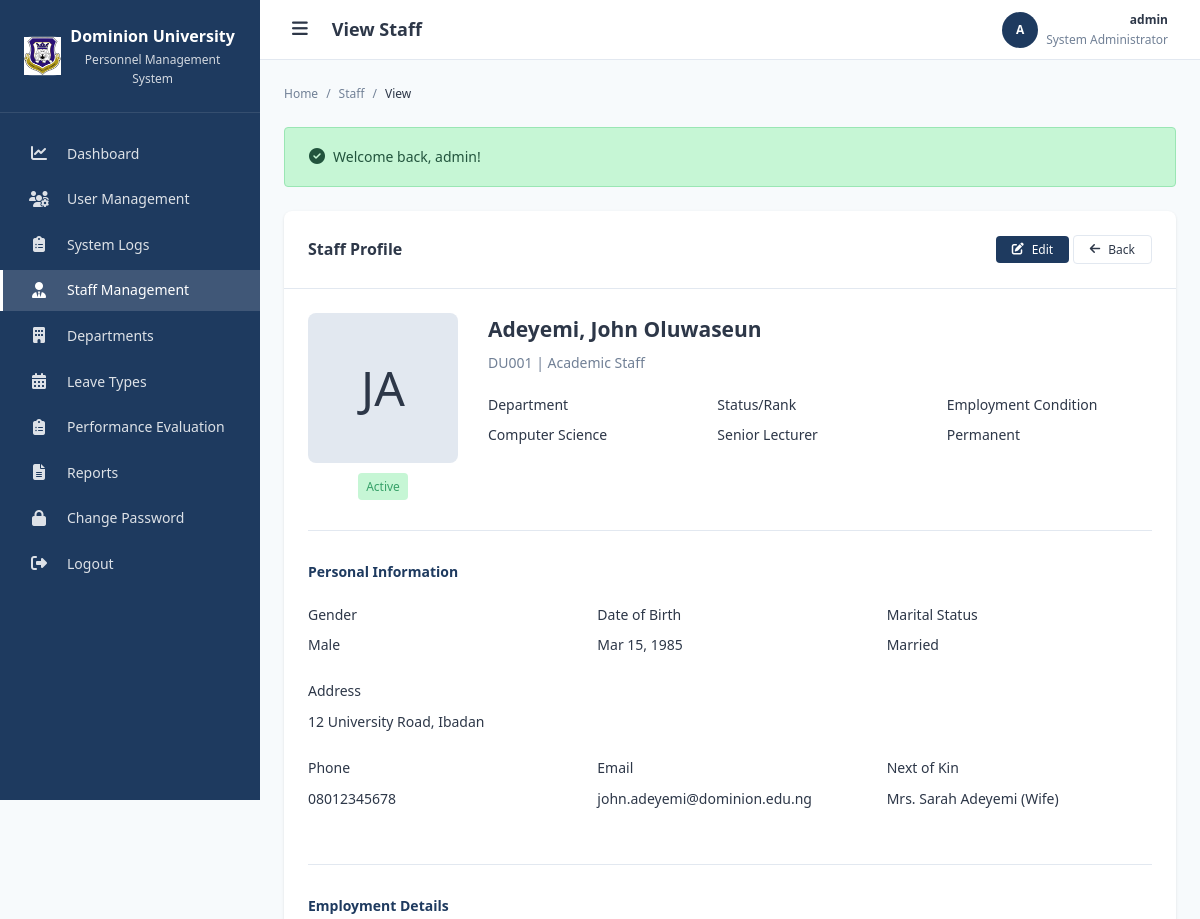
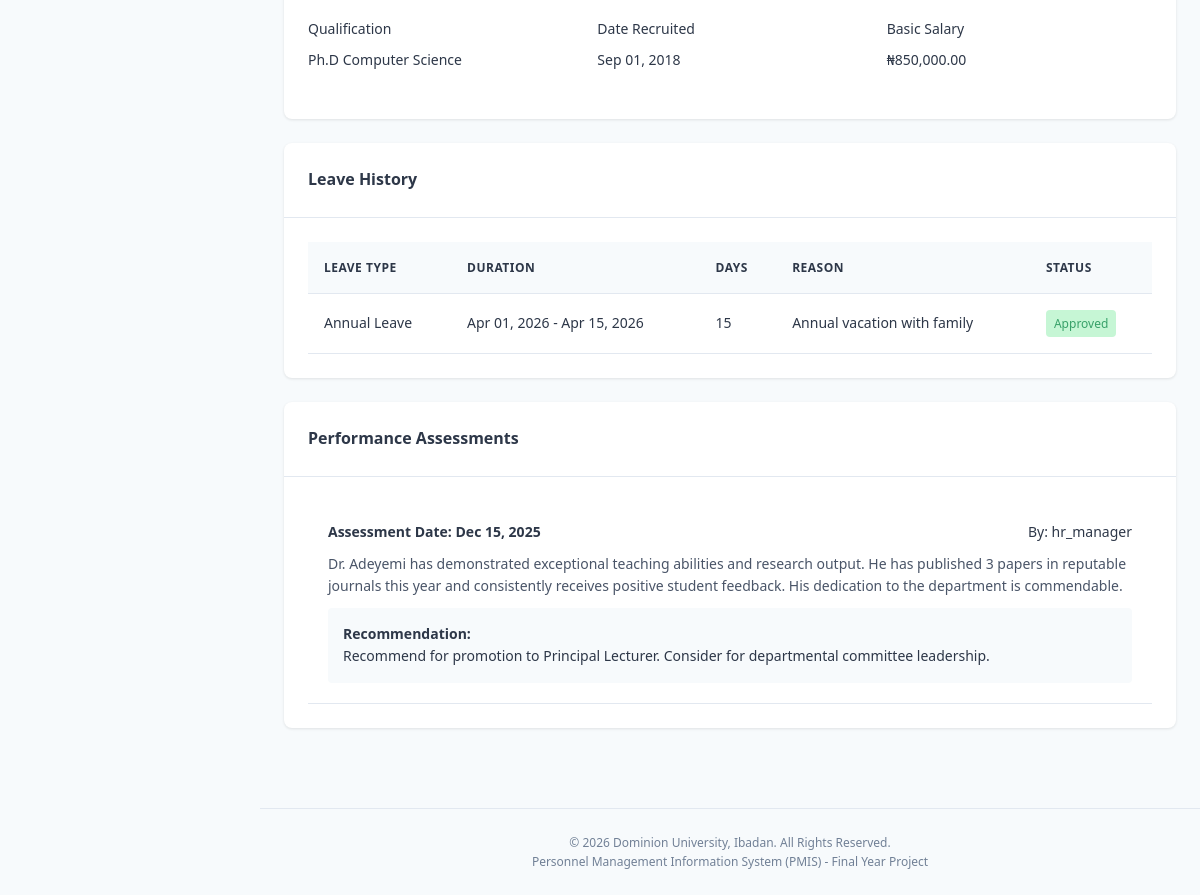
/modules/staff/view.php?id=1 (signed in), run on the app's committed database (2 pictures, top to bottom).
### tables this page shows
CREATE TABLE staff (
    id INT AUTO_INCREMENT PRIMARY KEY,
    staff_id VARCHAR(50) NOT NULL UNIQUE COMMENT 'Unique staff identification number',
    first_name VARCHAR(100) NOT NULL,
    last_name VARCHAR(100) NOT NULL,
    middle_name VARCHAR(100),
    gender ENUM('Male', 'Female', 'Other') NOT NULL,
    date_of_birth DATE,
    marital_status ENUM('Single', 'Married', 'Divorced', 'Widowed'),
    address TEXT,
    phone VARCHAR(20),
    email VARCHAR(100),
    next_of_kin VARCHAR(200),
    height VARCHAR(10),
    qualification VARCHAR(255),
    department_id INT,
    rank VARCHAR(100) COMMENT 'Job title/designation',
    employment_condition ENUM('Permanent', 'Contract', 'Temporary', 'Part-time') DEFAULT 'Permanent',
    date_recruited DATE,
    reason TEXT COMMENT 'Reason for employment/remarks',
    basic_salary DECIMAL(12, 2),
    staff_type ENUM('academic', 'non_academic') NOT NULL,
    passport_photo VARCHAR(255) COMMENT 'Path to passport photo',
    status ENUM('active', 'inactive', 'suspended') DEFAULT 'active',
    created_at TIMESTAMP DEFAULT CURRENT_TIMESTAMP,
    updated_at TIMESTAMP DEFAULT CURRENT_TIMESTAMP ON UPDATE CURRENT_TIMESTAMP,
    
     
    FOREIGN KEY (department_id) REFERENCES departments(id) ON DELETE SET NULL ON UPDATE CASCADE,
    
     
    INDEX idx_staff_id (staff_id),
    INDEX idx_staff_name (last_name, first_name),
    INDEX idx_staff_type (staff_type),
    INDEX idx_staff_status (status),
    INDEX idx_staff_dept (department_id)
);

CREATE TABLE departments (
    id INT AUTO_INCREMENT PRIMARY KEY,
    department_name VARCHAR(100) NOT NULL,
    department_code VARCHAR(20) UNIQUE,
    hod_staff_id INT NULL,
    description TEXT,
    created_at TIMESTAMP DEFAULT CURRENT_TIMESTAMP,
    updated_at TIMESTAMP DEFAULT CURRENT_TIMESTAMP ON UPDATE CURRENT_TIMESTAMP,
    INDEX idx_dept_name (department_name),
    INDEX idx_dept_code (department_code)
);

CREATE TABLE leave_applications (
    id INT AUTO_INCREMENT PRIMARY KEY,
    staff_id INT NOT NULL,
    leave_type_id INT NOT NULL,
    start_date DATE NOT NULL,
    end_date DATE NOT NULL,
    total_days INT NOT NULL,
    reason TEXT NOT NULL,
    status ENUM('pending', 'approved', 'rejected') DEFAULT 'pending',
    hod_comment TEXT,
    hr_comment TEXT,
    applied_at TIMESTAMP DEFAULT CURRENT_TIMESTAMP,
    reviewed_at TIMESTAMP NULL,
    reviewed_by INT NULL,
    
     
    FOREIGN KEY (staff_id) REFERENCES staff(id) ON DELETE CASCADE ON UPDATE CASCADE,
    FOREIGN KEY (leave_type_id) REFERENCES leave_types(id) ON DELETE RESTRICT ON UPDATE CASCADE,
    FOREIGN KEY (reviewed_by) REFERENCES users(id) ON DELETE SET NULL ON UPDATE CASCADE,
    
     
    INDEX idx_leave_staff (staff_id),
    INDEX idx_leave_status (status),
    INDEX idx_leave_dates (start_date, end_date),
    INDEX idx_leave_applied (applied_at)
);

CREATE TABLE leave_types (
    id INT AUTO_INCREMENT PRIMARY KEY,
    leave_name VARCHAR(100) NOT NULL,
    max_days INT DEFAULT 0 COMMENT 'Maximum days allowed per year',
    description TEXT,
    created_at TIMESTAMP DEFAULT CURRENT_TIMESTAMP,
    updated_at TIMESTAMP DEFAULT CURRENT_TIMESTAMP ON UPDATE CURRENT_TIMESTAMP,
    INDEX idx_leave_name (leave_name)
);

CREATE TABLE assessments (
    id INT AUTO_INCREMENT PRIMARY KEY,
    staff_id INT NOT NULL,
    assessor_user_id INT NOT NULL,
    assessment_date DATE NOT NULL,
    report TEXT NOT NULL,
    recommendation TEXT,
    created_at TIMESTAMP DEFAULT CURRENT_TIMESTAMP,
    updated_at TIMESTAMP DEFAULT CURRENT_TIMESTAMP ON UPDATE CURRENT_TIMESTAMP,
    
     
    FOREIGN KEY (staff_id) REFERENCES staff(id) ON DELETE CASCADE ON UPDATE CASCADE,
    FOREIGN KEY (assessor_user_id) REFERENCES users(id) ON DELETE RESTRICT ON UPDATE CASCADE,
    
     
    INDEX idx_assess_staff (staff_id),
    INDEX idx_assess_date (assessment_date),
    INDEX idx_assessor (assessor_user_id)
);

CREATE TABLE users (
    id INT AUTO_INCREMENT PRIMARY KEY,
    username VARCHAR(50) NOT NULL UNIQUE,
    email VARCHAR(100),
    password_hash VARCHAR(255) NOT NULL,
    role_id INT NOT NULL,
    staff_id INT NULL COMMENT 'Link to staff record if applicable',
    status ENUM('active', 'inactive') DEFAULT 'active',
    last_login TIMESTAMP NULL,
    created_at TIMESTAMP DEFAULT CURRENT_TIMESTAMP,
    updated_at TIMESTAMP DEFAULT CURRENT_TIMESTAMP ON UPDATE CURRENT_TIMESTAMP,
    
     
    FOREIGN KEY (role_id) REFERENCES roles(id) ON DELETE RESTRICT ON UPDATE CASCADE,
    FOREIGN KEY (staff_id) REFERENCES staff(id) ON DELETE SET NULL ON UPDATE CASCADE,
    
     
    INDEX idx_username (username),
    INDEX idx_user_status (status),
    INDEX idx_user_role (role_id)
);

### includes/session.php (called while the page is built, shortened)
<?php
function isLoggedIn() {
    return isset($_SESSION['user_id']) &&
           isset($_SESSION['username']) &&
           isset($_SESSION['role']) &&
           !empty($_SESSION['user_id']);
}
function getCurrentUserRole() {
    return $_SESSION['role'] ?? null;
}

### includes/auth.php (called while the page is built, shortened)
<?php
require_once __DIR__ . '/session.php';
function hasRole($allowedRoles) {
    $currentRole = getCurrentUserRole();
    return $currentRole === $allowedRoles;
}
function isAdmin() {
    return hasRole('admin');
}

### includes/role_check.php (called while the page is built, shortened)
<?php
require_once __DIR__ . '/session.php';
require_once __DIR__ . '/auth.php';
function canEditStaff($staffId) {
    if (isAdmin() || isHR()) {
        return true;
    }
    $currentStaffId = getCurrentStaffId();
    return $currentStaffId == $staffId;
}
function getStatusBadgeClass($status) {
    $classes = [
        'active' => 'badge-success',
        'inactive' => 'badge-danger',
        'pending' => 'badge-warning',
        'approved' => 'badge-success',
        'rejected' => 'badge-danger',
        'suspended' => 'badge-warning',
        'hod_approved' => 'badge-info',
        'hod_rejected' => 'badge-danger',
        'dean_approved' => 'badge-info',
        'dean_rejected' => 'badge-danger'
    ];
    return $classes[$status] ?? 'badge-default';
}

### modules/staff/view.php (the view, shortened to what this page needs)
<?php
require_once '../../includes/session.php';
require_once '../../includes/auth.php';
require_once '../../includes/functions.php';
require_once '../../includes/role_check.php';
$staffId = $_GET['id'] ?? 0;
$stmt = $pdo->prepare("
    SELECT s.*, d.department_name, d.department_code
    FROM staff s
    LEFT JOIN departments d ON s.department_id = d.id
    WHERE s.id = ?
");
$stmt->execute([$staffId]);
$staff = $stmt->fetch();
$leaveStmt = $pdo->prepare("
    SELECT la.*, lt.leave_name
    FROM leave_applications la
    JOIN leave_types lt ON la.leave_type_id = lt.id
    WHERE la.staff_id = ?
    ORDER BY la.applied_at DESC
");
$leaveStmt->execute([$staffId]);
$leaveHistory = $leaveStmt->fetchAll();
$assessStmt = $pdo->prepare("
    SELECT a.*, u.username as assessor_name
    FROM assessments a
    JOIN users u ON a.assessor_user_id = u.id
    WHERE a.staff_id = ?
    ORDER BY a.assessment_date DESC
");
$assessStmt->execute([$staffId]);
$assessments = $assessStmt->fetchAll();
require_once '../../includes/header.php';
require_once '../../includes/sidebar.php';
?>
<div class="card">
    <div class="card-header">
        <h3 class="card-title">Staff Profile</h3>
        <div>
            <?php if (canEditStaff($staffId)): ?>
                <a href="edit.php?id=<?php echo $staffId; ?>" class="btn btn-primary btn-sm"><i class="fas fa-edit"></i> Edit</a>
            <?php endif; ?>
            <a href="list.php" class="btn btn-outline btn-sm"><i class="fas fa-arrow-left"></i> Back</a>
        </div>
    </div>
    <div class="card-body">
        <div style="display: flex; gap: 30px; margin-bottom: 30px;">
            <div style="text-align: center;">
                <?php if ($staff['passport_photo']): ?>
                    <img src="<?php echo escapeOutput($staff['passport_photo']); ?>"
                         alt="Staff Photo" style="width: 150px; height: 150px; border-radius: 8px; object-fit: cover;">
                <?php else: ?>
                    <div style="width: 150px; height: 150px; border-radius: 8px; background: #e2e8f0;
                                display: flex; align-items: center; justify-content: center; font-size: 48px;">
                        <?php echo getInitials($staff['first_name'] . ' ' . $staff['last_name']); ?>
                    </div>
                <?php endif; ?>
                <div style="margin-top: 10px;">
                    <span class="badge <?php echo getStatusBadgeClass($staff['status']); ?>">
                        <?php echo ucfirst($staff['status']); ?>
                    </span>
                </div>
            </div>
            <div style="flex: 1;">
                <h2 style="margin-bottom: 5px;"><?php echo escapeOutput($staff['last_name'] . ', ' . $staff['first_name'] . ' ' . $staff['middle_name']); ?></h2>
                <p style="color: #718096; margin-bottom: 15px;">
                    <?php echo escapeOutput($staff['staff_id']); ?> |
                    <?php echo ucfirst(str_replace('_', ' ', $staff['staff_type'])); ?> Staff
                </p>
                <div class="form-row" style="margin-top: 20px;">
                    <div class="form-group">
                        <label class="form-label">Department</label>
                        <p><?php echo escapeOutput($staff['department_name'] ?? 'N/A'); ?></p>
                    </div>
                    <div class="form-group">
                        <label class="form-label">Status/Rank</label>
                        <p><?php echo escapeOutput($staff['rank']); ?></p>
                    </div>
                    <div class="form-group">
                        <label class="form-label">Employment Condition</label>
                        <p><?php echo $staff['employment_condition']; ?></p>
                    </div>
                </div>
            </div>
        </div>
        <hr style="margin: 30px 0; border: none; border-top: 1px solid #e2e8f0;">
        <h4 style="margin-bottom: 20px; color: var(--primary-color);">Personal Information</h4>
        <div class="form-row">
            <div class="form-group">
                <label class="form-label">Gender</label>
                <p><?php echo $staff['gender']; ?></p>
            </div>
            <div class="form-group">
                <label class="form-label">Date of Birth</label>
                <p><?php echo $staff['date_of_birth'] ? formatDate($staff['date_of_birth']) : 'N/A'; ?></p>
            </div>
            <div class="form-group">
                <label class="form-label">Marital Status</label>
                <p><?php echo $staff['marital_status'] ?? 'N/A'; ?></p>
            </div>
        </div>
        <div class="form-group">
            <label class="form-label">Address</label>
            <p><?php echo nl2br(escapeOutput($staff['address'] ?? 'Not provided')); ?></p>
        </div>
        <div class="form-row">
            <div class="form-group">
                <label class="form-label">Phone</label>
                <p><?php echo escapeOutput($staff['phone'] ?? 'N/A'); ?></p>
            </div>
            <div class="form-group">
                <label class="form-label">Email</label>
                <p><?php echo escapeOutput($staff['email'] ?? 'N/A'); ?></p>
            </div>
            <div class="form-group">
                <label class="form-label">Next of Kin</label>
                <p><?php echo escapeOutput($staff['next_of_kin'] ?? 'N/A'); ?></p>
            </div>
        </div>
        <hr style="margin: 30px 0; border: none; border-top: 1px solid #e2e8f0;">
        <h4 style="margin-bottom: 20px; color: var(--primary-color);">Employment Details</h4>
        <div class="form-row">
            <div class="form-group">
                <label class="form-label">Qualification</label>
                <p><?php echo escapeOutput($staff['qualification'] ?? 'N/A'); ?></p>
            </div>
            <div class="form-group">
                <label class="form-label">Date Recruited</label>
                <p><?php echo $staff['date_recruited'] ? formatDate($staff['date_recruited']) : 'N/A'; ?></p>
            </div>
            <div class="form-group">
                <label class="form-label">Basic Salary</label>
                <p><?php echo $staff['basic_salary'] ? formatCurrency($staff['basic_salary']) : 'N/A'; ?></p>
            </div>
        </div>
    </div>
</div>
<div class="card">
    <div class="card-header">
        <h3 class="card-title">Leave History</h3>
    </div>
    <div class="card-body">
        <?php if (!empty($leaveHistory)): ?>
            <div class="table-container">
                <table class="data-table">
                    <thead>
                        <tr>
                            <th>Leave Type</th>
                            <th>Duration</th>
                            <th>Days</th>
                            <th>Reason</th>
                            <th>Status</th>
                        </tr>
                    </thead>
                    <tbody>
                        <?php foreach ($leaveHistory as $leave): ?>
                            <tr>
                                <td><?php echo escapeOutput($leave['leave_name']); ?></td>
                                <td><?php echo formatDate($leave['start_date']); ?> - <?php echo formatDate($leave['end_date']); ?></td>
                                <td><?php echo $leave['total_days']; ?></td>
                                <td><?php echo escapeOutput(truncateText($leave['reason'], 30)); ?></td>
                                <td>
                                    <span class="badge <?php echo getStatusBadgeClass($leave['status']); ?>">
                                        <?php echo ucfirst($leave['status']); ?>
                                    </span>
                                </td>
                            </tr>
                        <?php endforeach; ?>
                    </tbody>
                </table>
            </div>
        <?php else: ?>
            <p class="text-center text-muted">No leave history</p>
        <?php endif; ?>
    </div>
</div>
<div class="card">
    <div class="card-header">
        <h3 class="card-title">Performance Assessments</h3>
    </div>
    <div class="card-body">
        <?php if (!empty($assessments)): ?>
            <?php foreach ($assessments as $assessment): ?>
                <div style="padding: 20px; border-bottom: 1px solid #e2e8f0;">
                    <div style="display: flex; justify-content: space-between; margin-bottom: 10px;">
                        <strong>Assessment Date: <?php echo formatDate($assessment['assessment_date']); ?></strong>
                        <span class="text-muted">By: <?php echo escapeOutput($assessment['assessor_name']); ?></span>
                    </div>
                    <p style="color: #4a5568;"><?php echo nl2br(escapeOutput($assessment['report'])); ?></p>
                    <?php if ($assessment['recommendation']): ?>
                        <div style="background: #f7fafc; padding: 15px; border-radius: 4px; margin-top: 10px;">
                            <strong>Recommendation:</strong><br>
                            <?php echo nl2br(escapeOutput($assessment['recommendation'])); ?>
                        </div>
                    <?php endif; ?>
                </div>
            <?php endforeach; ?>
        <?php else: ?>
            <p class="text-center text-muted">No assessments yet</p>
        <?php endif; ?>
    </div>
</div>
<?php require_once '../../includes/footer.php'; ?>

### data on the page
staff: first_name+last_name "JA", status "Active", last_name+first_name+middle_name "Adeyemi, John Oluwaseun", staff "DU001", staff_type "Academic", department.department_name "Computer Science", rank "Senior Lecturer", employment_condition "Permanent", gender "Male", date_of_birth "Mar 15, 1985", marital_status "Married", address "12 University Road, Ibadan", phone "08012345678", email "john.adeyemi@dominion.edu.ng", next_of_kin "Mrs. Sarah Adeyemi (Wife)", qualification "Ph.D Computer Science", date_recruited "Sep 01, 2018", basic_salary "₦850,000.00"
leave_applications: leave_type.leave_name "Annual Leave", start_date "Apr 01, 2026", end_date "Apr 15, 2026", total_days "15", reason "Annual vacation with family", status "Approved"
assessments: assessment_date "Dec 15, 2025", assessor_user.username "hr_manager", report "Dr. Adeyemi has demonstrated exceptional teaching abilities and research output. He has published 3 papers in reputable journals this year and consistently receives positive student feedback. His dedication to the department is commendable.", recommendation "Recommend for promotion to Principal Lecturer. Consider for departmental committee leadership."

### other printed values
escapeOutput($pageTitle) "View Staff"
$currentUserInitials "A"
escapeOutput($currentUserName) "admin"
escapeOutput($currentUserRole) "System Administrator"
escapeOutput($name) "Staff"
escapeOutput($name) "View"
escapeOutput($msg['message']) "Welcome back, admin!"
